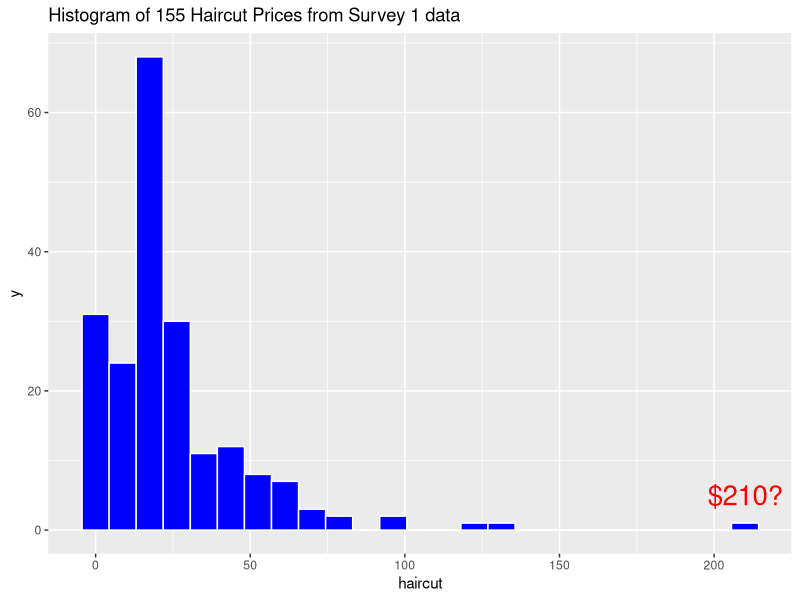
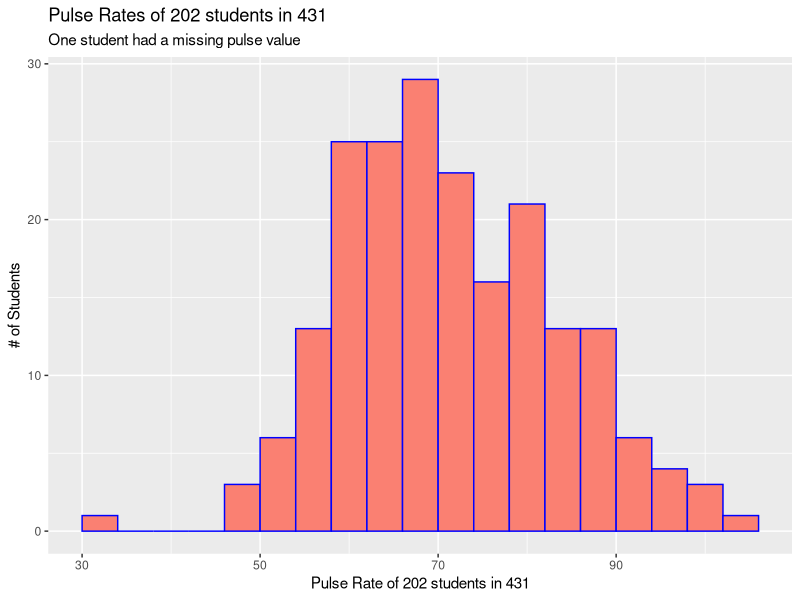
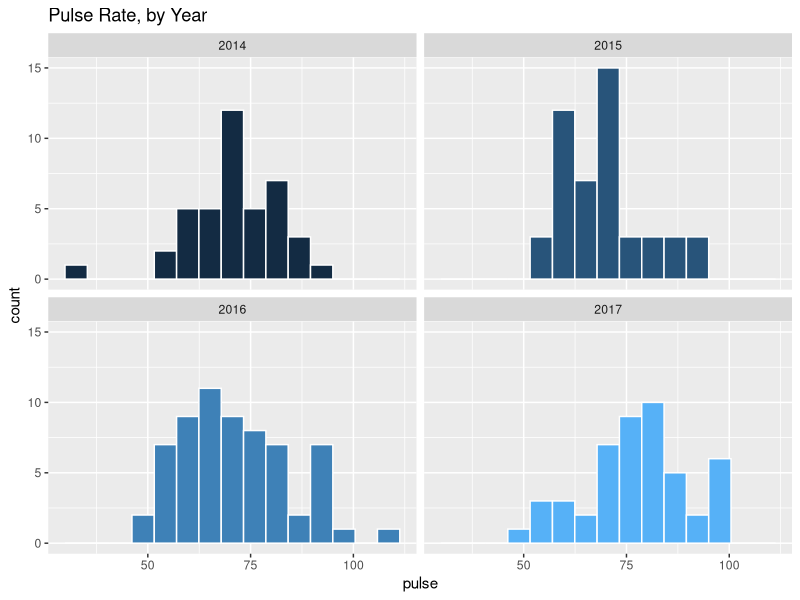
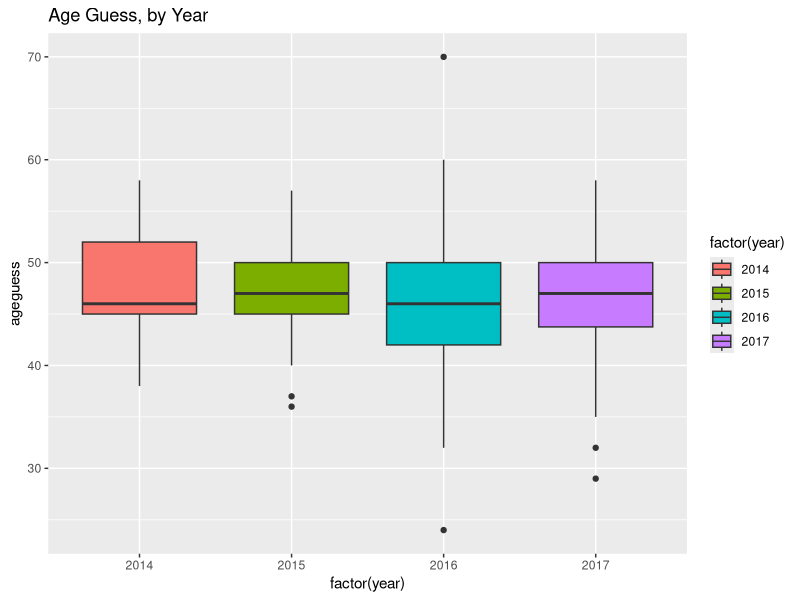

Write the R code that produced these figures, in order.
## ---- chunk 1
knitr::opts_chunk$set(comment=NA)
options(width = 55)

library(magrittr); library(tidyverse)
## ---- chunk 2
library(ggplot2); library(dplyr)

surv1 <- read_csv("surveyday1_2017.csv")

ggplot(surv1, aes(x = haircut)) +
  geom_histogram(bins = 25, col = "white", fill = "blue") +
  annotate("text", x = 210, y = 5, label = "$210?", col="red", size = 7) +
  labs(title = "Histogram of 155 Haircut Prices from Survey 1 data")
## ---- chunk 3
ggplot(surv1, aes(x = pulse)) +
    geom_histogram(bins = 20, col = "blue", fill = "salmon") +
    labs(x = "Pulse Rate of 202 students in 431", 
         y = "# of Students",
         title = "Pulse Rates of 202 students in 431",
         subtitle = "One student had a missing pulse value")
## ---- chunk 4
ggplot(surv1, aes(x = pulse, fill = year)) + 
    geom_histogram(bins = 15, col = "white") + 
    facet_wrap(~ year) +
    guides(fill = FALSE) +
    labs(title = "Pulse Rate, by Year")
## ---- chunk 5
ggplot(surv1, aes(x = factor(year), y = ageguess, fill = factor(year))) + 
    geom_boxplot() + 
    labs(title = "Age Guess, by Year")
## ---- chunk 6
surv1 %>%
    group_by(year) %>%
    summarize(n = n(),
              mean = mean(ageguess, na.rm=TRUE), 
              sd = sd(ageguess, na.rm=TRUE), 
              median = median(ageguess, na.rm=TRUE) 
              )
